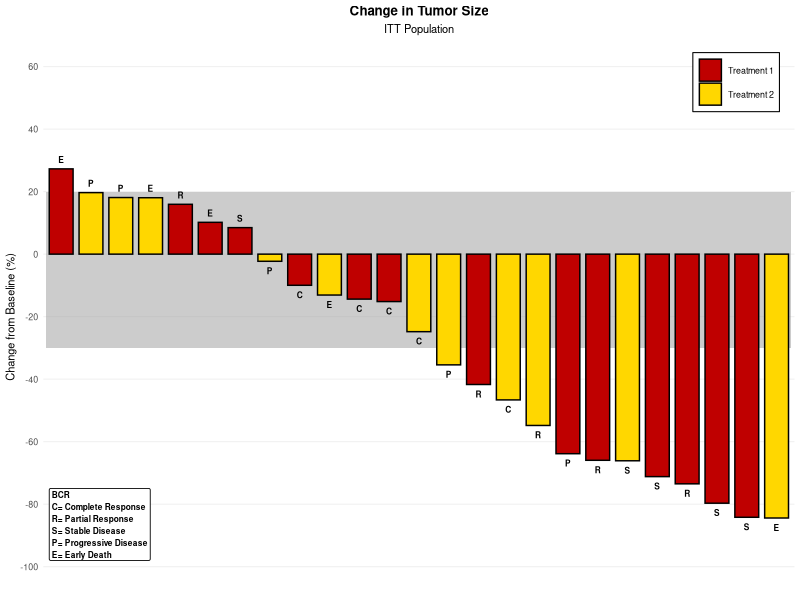

Here is the R script that generated this plot:
# P095 - Waterfall chart of tumor size change (SAS SGPLOT translation)
suppressPackageStartupMessages({
  library(dplyr)
  library(ggplot2)
})

out <- Sys.getenv("OUT_DIR")
if (out == "") out <- "."
dir.create(out, showWarnings = FALSE, recursive = TRUE)

# ---- SAS RANUNI emulation ----------------------------------------------------
# Multiplicative congruential generator: seed = seed * 397204094 mod (2^31 - 1)
# The value returned is seed / (2^31 - 1).
# Every RANUNI call in the step shares one stream, initialised by the first seed.
.m <- 2147483647
.a <- 397204094

# Computes (a * s) mod m exactly. The full product can exceed 2^53, so the
# multiplier is split into 16-bit pieces to keep every product exact in doubles.
mulmod <- function(a, s, m) {
  a_hi <- a %/% 65536
  a_lo <- a %% 65536
  t1 <- (a_hi * s) %% m
  t1 <- (t1 * 65536) %% m
  t2 <- (a_lo * s) %% m
  (t1 + t2) %% m
}

.rstate <- new.env()
.rstate$seed <- NA_real_
ranuni <- function(seed) {
  if (is.na(.rstate$seed)) .rstate$seed <- seed
  .rstate$seed <- mulmod(.a, .rstate$seed, .m)
  .rstate$seed / .m
}

# ---- Build dummy data (DATA step) -------------------------------------------
groupArr <- c("Treatment 2", "Treatment 1")
labelArr <- c("E", "C", "R", "S", "P")
rows <- vector("list", 25)
for (i in 1:25) {
  Cid    <- formatC(i, width = 2)            # put(i, 2.0): right aligned
  Change <- 30 - 120 * ranuni(2)
  Group  <- groupArr[floor(ranuni(2) + 0.5) + 1]
  Label  <- labelArr[(i %% 5) + 1]
  rows[[i]] <- data.frame(Cid = Cid, Change = Change, Group = Group,
                          Label = Label, stringsAsFactors = FALSE)
}
TumorSize <- bind_rows(rows)

# ---- PROC SORT by descending change (stable sort) ---------------------------
TumorSizeDesc <- TumorSize[order(-TumorSize$Change, seq_len(nrow(TumorSize))), ]
rownames(TumorSizeDesc) <- NULL

write.csv(TumorSizeDesc, file.path(out, "tumorsize_band_sg_v94.csv"),
          row.names = FALSE, na = "")

# ---- Plot -------------------------------------------------------------------
pd <- TumorSizeDesc
pd$Cid <- factor(pd$Cid, levels = unique(pd$Cid))   # category axis in data order
grp_levels <- unique(pd$Group)                      # group order of first appearance
pd$Group <- factor(pd$Group, levels = grp_levels)
fill_cols <- setNames(c("#bf0000", "gold")[seq_along(grp_levels)], grp_levels)

# Data labels sit just outside the end of each bar
pd$lab_y <- ifelse(pd$Change >= 0, pd$Change + 3, pd$Change - 3)

inset_txt <- paste("BCR",
                   "C= Complete Response", "R= Partial Response",
                   "S= Stable Disease", "P= Progressive Disease",
                   "E= Early Death", sep = "\n")

p <- ggplot(pd) +
  annotate("rect", xmin = 0.5, xmax = nlevels(pd$Cid) + 0.5,
           ymin = -30, ymax = 20, fill = "grey60", alpha = 0.5) +
  geom_col(aes(x = Cid, y = Change, fill = Group),
           colour = "black", width = 0.8) +
  geom_text(aes(x = Cid, y = lab_y, label = Label),
            size = 5 / .pt * 1.2, fontface = "bold") +
  scale_fill_manual(values = fill_cols, name = NULL) +
  scale_y_continuous(breaks = seq(60, -100, by = -20),
                     limits = c(-100, 60),
                     name = "Change from Baseline (%)") +
  annotate("label", x = 0.6, y = -98, label = inset_txt,
           hjust = 0, vjust = 0, size = 6 / .pt, fontface = "bold",
           label.size = 0.3) +
  labs(title = "Change in Tumor Size", subtitle = "ITT Population", x = NULL) +
  theme_minimal(base_size = 8) +
  theme(axis.text.x = element_blank(),
        axis.ticks.x = element_blank(),
        panel.grid.major.x = element_blank(),
        panel.grid.minor = element_blank(),
        panel.grid.major.y = element_line(colour = "#f0f0f0"),
        plot.title = element_text(hjust = 0.5, face = "bold"),
        plot.subtitle = element_text(hjust = 0.5),
        legend.position = c(0.98, 0.98),
        legend.justification = c(1, 1),
        legend.background = element_rect(fill = "white", colour = "black"),
        legend.direction = "vertical",
        plot.background = element_rect(fill = "white", colour = NA))

ggsave(file.path(out, "tumorsize_band_sg_v94.png"), p,
       width = 5, height = 3, dpi = 300, units = "in")

cat("P095 done\n")
